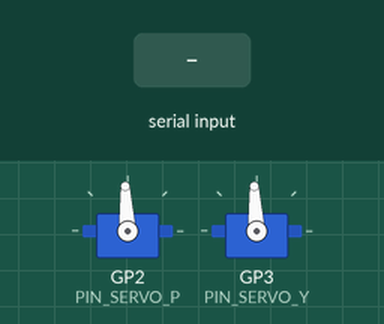
Recording of a sketch running on a simulated Raspberry Pi Pico. On the bench: 2 × servo. The inputs (shaded band) are chosen by the test bench. What the sketch prints to the serial monitor is not drawn.

Above: at 1.7 s.
1.8 s: "s" received over Serial
Timing chart, 0 to 13.8 s (numbered marks = the images above; inputs shaded):
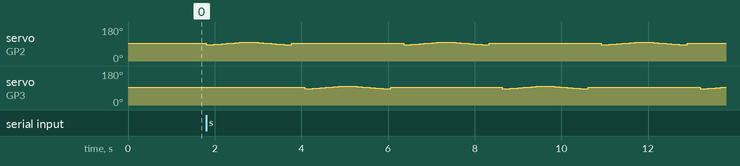

The sketch:

t3_servo_sweep.ino
```cpp
// GTR70E WYVERN · T3 — TVC servo sweep to the FULL +-8 deg gimbal limit (Pico 2 W perfboard/RP2350, GP2 pitch / GP3 yaw).
// ================================================================================================
// REWRITTEN 2026-08 to exercise the SAME signal path the flight firmware uses.
//
// The previous version called Servo::write(90 +- 8) -- absolute servo degrees, whole-degree
// quantized. The flight sketch commands nozzle deflection through writeMicroseconds() with a
// linkage scale. A bench test that drives a different path than flight cannot validate flight, and
// this one previously "passed" while wyvern4_tvc.ino was silently clamping to +-5 deg.
//
// Keep SERVO_US_* IDENTICAL to the block in wyvern4_tvc.ino. If you change one, change both.
//
// PROCEDURE (build guide step B4):
//   1. Flash, open Serial Monitor at 115200.
//   2. Type 'c' to centre. Set the linkage so the nozzle is mechanically centred at 1500 us.
//   3. Type 'p' / 'y' to step pitch / yaw to +8, 0, -8 and HOLD 3 s at each.
//   4. Measure ACTUAL nozzle angle at the +8 and -8 holds with a digital protractor.
//   5. If measured != 8.0 deg, set SERVO_LINKAGE_RATIO = 8.0 / measured_deg, reflash, repeat.
//      Record the final value in the build log AND copy it into wyvern4_tvc.ino.
//   6. Type 's' for the continuous sweep and watch/listen for binding or buzz at the extremes.
#include <Servo.h>

static const int   PIN_SERVO_P = 2, PIN_SERVO_Y = 3;   // matches wyvern4_tvc.ino's PIN_SERVO_P/PIN_SERVO_Y
static const float OUT_LIM_DEG          = 8.0f;    // MUST match wyvern_pid.h OUT_LIM_DEG
static const float SERVO_US_NEUTRAL     = 1500.0f;
static const float SERVO_US_PER_DEG     = 10.0f;
static const float SERVO_LINKAGE_RATIO  = 1.0f;    // <-- calibrate in step 5, then copy to flight sketch

Servo sp, sy;

static int us_from_deg(float nozzle_deg) {
  float us = SERVO_US_NEUTRAL + nozzle_deg * SERVO_LINKAGE_RATIO * SERVO_US_PER_DEG;
  if (us < 1000.0f) us = 1000.0f;
  if (us > 2000.0f) us = 2000.0f;
  return (int)lroundf(us);
}
static void centre() { sp.writeMicroseconds((int)SERVO_US_NEUTRAL); sy.writeMicroseconds((int)SERVO_US_NEUTRAL); }

static void hold_axis(Servo& s, const char* name) {
  const float pts[3] = { OUT_LIM_DEG, 0.0f, -OUT_LIM_DEG };
  for (int i = 0; i < 3; i++) {
    int us = us_from_deg(pts[i]);
    s.writeMicroseconds(us);
    Serial.printf("%s -> %+.1f deg (%d us) -- HOLD, measure now\n", name, pts[i], us);
    delay(3000);
  }
  centre();
  Serial.printf("%s centred\n", name);
}

void setup() {
  Serial.begin(115200);
  unsigned long t = millis(); while (!Serial && millis() - t < 3000) {}
  sp.attach(PIN_SERVO_P); sy.attach(PIN_SERVO_Y);
  centre(); delay(500);
  Serial.printf("T3 servo sweep -- limit +-%.1f deg, neutral %d us, %.1f us/deg, linkage %.3f\n",
                OUT_LIM_DEG, (int)SERVO_US_NEUTRAL, SERVO_US_PER_DEG, SERVO_LINKAGE_RATIO);
  Serial.println("commands: c=centre  p=pitch hold test  y=yaw hold test  s=continuous sweep");
}

void loop() {
  if (!Serial.available()) return;
  char c = Serial.read();
  if (c == 'c') { centre(); Serial.println("centred"); }
  else if (c == 'p') hold_axis(sp, "PITCH");
  else if (c == 'y') hold_axis(sy, "YAW");
  else if (c == 's') {
    Serial.println("continuous sweep, both axes -- listen for binding/buzz at the extremes");
    for (int rep = 0; rep < 3; rep++) {
      for (float a = -OUT_LIM_DEG; a <= OUT_LIM_DEG; a += 0.5f) { sp.writeMicroseconds(us_from_deg(a)); delay(30); }
      for (float a = OUT_LIM_DEG; a >= -OUT_LIM_DEG; a -= 0.5f) { sp.writeMicroseconds(us_from_deg(a)); delay(30); }
      centre(); delay(300);
      for (float a = -OUT_LIM_DEG; a <= OUT_LIM_DEG; a += 0.5f) { sy.writeMicroseconds(us_from_deg(a)); delay(30); }
      for (float a = OUT_LIM_DEG; a >= -OUT_LIM_DEG; a -= 0.5f) { sy.writeMicroseconds(us_from_deg(a)); delay(30); }
      centre(); delay(300);
    }
    Serial.println("sweep done");
  }
}
```
